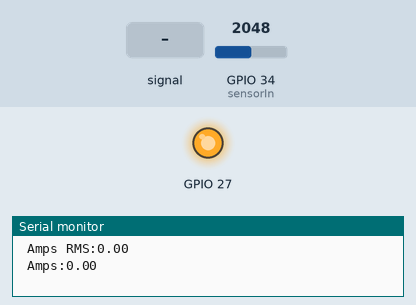
Simulated run of this sketch. Board: ESP32. On the bench: output pins drawn as LEDs (lit = HIGH), the last lines printed to the serial monitor. Inputs (shaded band) come from the test bench; at power-on: GPIO 34 (sensorIn) = 2048.

Above: at 1.2 s.
1.3 s: GPIO 34 (sensorIn) fed a 200 Hz sine of ±327 counts around its level
At 2.5 s:
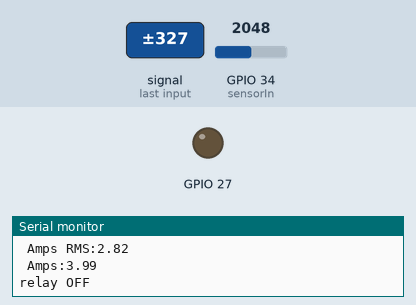
Timing chart, 0 to 4.3 s (numbered marks = the images above; inputs shaded):
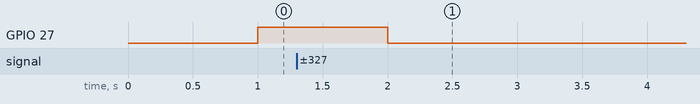

Measured:
- after the input at 1.3 s, GPIO 27: HIGH → LOW after 0.70 s

The sketch:

Automatic_supply_trip.ino
```cpp
const int sensorIn = 34;
int mVperAmp = 100; // use 100 for 20A Module and 66 for 30A Module


double Voltage = 0;
double VRMS = 0;
double AmpsRMS = 0;
double Amps=0;
int flag = 0;
int count=0;
void setup(){
 Serial.begin(115200);
 pinMode(27,OUTPUT);
}

void loop(){

 amps1();

 Serial.print(" Amps RMS:");
  Serial.print(AmpsRMS);
  Serial.println(" ");

 Serial.print(" Amps:");
  Serial.print(Amps);
Serial.println(" ");
if(Amps<3)
{
  digitalWrite(27,HIGH);
}

 if(Amps>3)//for 20A, but for 5A it is 4
 {
  do{

 if(count>=2)
 {
  digitalWrite(27,LOW);//Trigger Relay off

 break;
 }
  Serial.println("relay OFF");
  digitalWrite(27,LOW);//Trigger Relay off
  delay(10000);
  digitalWrite(27,HIGH);//Trigger Relay on
  delay(2000);
  amps1();
  count+=1;
  }while(Amps>3);

 }


 }


float getVPP()
{
  float result;

  int readValue;             //value read from the sensor
  int maxValue = 0;          // store max value here
  int minValue = 4096;          // store min value here

   uint32_t start_time = millis();
   while((millis()-start_time) < 1000) //sample for 1 Sec
   {
       readValue = analogRead(sensorIn);
       //Serial.println(readValue);
       // see if you have a new maxValue
       if (readValue > maxValue)
       {
           /*record the maximum sensor value*/
           maxValue = readValue;
       }
       if (readValue < minValue)
       {
           /*record the maximum sensor value*/
           minValue = readValue;
       }
   }

   // Subtract min from max
   result = (((maxValue - minValue)) * 5.0)/4096.0;

   return result;
 }

 void amps1()
 {
 Voltage = getVPP();
 VRMS = (Voltage/2.0) *0.707;
 AmpsRMS = (VRMS * 1000)/mVperAmp;
 Amps=((Voltage/2)*1000)/mVperAmp;
 }
```
